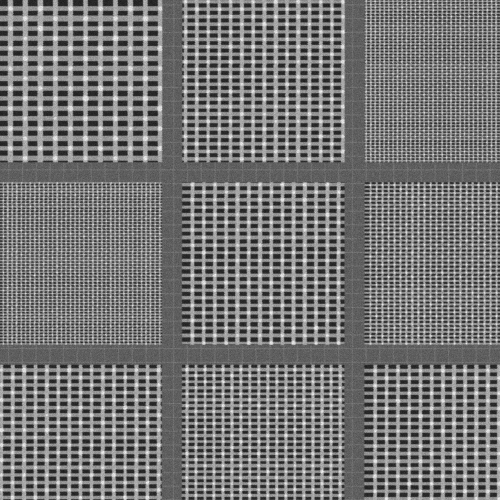
#> input picture Dataset_AMP_Phase 2/p001.png, 1000 x 1000 px (shown at 1/2 size)
$ python inference_v5.py --reference '../../Dataset_AMP_Phase 2/p001.png' --search '../../Dataset_AMP_Phase 2/p002.png'   (older library calls are emulated)
#> lines starting #> are read from the running program, lines starting #| are printed output that depends on the picture; after the words box and inside, x2 and y2 are one past the last pixel; in counts of white or black regions, pixels touching at a corner belong together
"""
Drift-Sense V5: Multi-Anchor Geometric Consensus & Structural Verification Pipeline
Features:
1. Fast Scale & Rotation Coarse-to-Fine Estimation
2. Multi-Anchor Distinctive Patch Selection with Self-Similarity Repetition Penalty
3. Multi-Anchor + Whole-Template Geometric Consensus Retrieval
4. Multi-Feature Structural Verification (Intensity ZNCC + Gradient Coherence + Orientation + Frequency Pitch + Local Phase)
5. Calibrated Periodic Ambiguity Detection (Peak Spread Delta-S < tau -> Center Proximity Prior)
6. 2D Paraboloid Subpixel Refinement
"""

import os
import sys
import argparse
import json
import time
import numpy as np
import cv2


def normalize_intensity(image: np.ndarray) -> np.ndarray:
    """Normalizes image intensity to float32 [0, 1] with percentile scaling."""
    img_f = image.astype(np.float32)
    p_low, p_high = np.percentile(img_f, (1, 99))
    if p_high > p_low:
        img_norm = np.clip((img_f - p_low) / (p_high - p_low), 0.0, 1.0)
    else:
        img_norm = img_f / 255.0
    return img_norm.astype(np.float32)


def extract_gradient_map(image: np.ndarray) -> tuple[np.ndarray, np.ndarray]:
    """Extracts Scharr gradient magnitude [0, 1] and orientation angle [-pi, pi]."""
    img_f = image.astype(np.float32) / 255.0 if image.dtype == np.uint8 else image.astype(np.float32)
    gx = cv2.Scharr(img_f, cv2.CV_32F, 1, 0)
    gy = cv2.Scharr(img_f, cv2.CV_32F, 0, 1)
    g_mag = cv2.magnitude(gx, gy)
    g_ang = np.arctan2(gy, gx)
    max_val = g_mag.max()
    if max_val > 1e-6:
        g_mag /= max_val
    return g_mag.astype(np.float32), g_ang.astype(np.float32)


def compute_frequency_pitch_spectrum(patch: np.ndarray) -> np.ndarray:
    """Computes 1D radial and directional frequency energy profile of a patch."""
    h, w = patch.shape
    if h < 16 or w < 16:
        return np.zeros(16, dtype=np.float32)
    win = cv2.createHanningWindow((w, h), cv2.CV_32F)
    patch_w = (patch.astype(np.float32) - np.mean(patch)) * win
    f = np.fft.fftshift(np.fft.fft2(patch_w))
    psd = np.abs(f) ** 2
    # 1D column and row projections of power spectrum (pitch peaks)
    proj_x = np.sum(psd, axis=0)
    proj_y = np.sum(psd, axis=1)
    feat = np.concatenate([proj_x[:8], proj_y[:8]])
    norm = np.linalg.norm(feat)
    if norm > 1e-6:
        feat /= norm
    return feat.astype(np.float32)


def extract_distinct_spatial_peaks(corr_map: np.ndarray, top_k: int = 6, min_dist: int = 15) -> list[dict]:
    """Extracts top distinct spatial peaks with non-maximum suppression."""
    work = corr_map.copy()
    h, w = work.shape
    peaks = []
    for _ in range(top_k):
        _, max_val, _, max_loc = cv2.minMaxLoc(work)
        if max_val <= -1.0 or np.isnan(max_val):
            break
        px, py = max_loc
        peaks.append({"x": int(px), "y": int(py), "score": float(max_val)})
        y1, y2 = max(0, py - min_dist), min(h, py + min_dist + 1)
        x1, x2 = max(0, px - min_dist), min(w, px + min_dist + 1)
        work[y1:y2, x1:x2] = -999.0
    return peaks


def select_distinctive_anchors(
    ref_100: np.ndarray,
    patch_size: int = 36,
    stride: int = 12,
    num_anchors: int = 3
) -> list[dict]:
    """
    Selects top non-overlapping anchor patches with high information and low self-similarity.
    """
    ref_norm = normalize_intensity(ref_100)
    ref_grad, _ = extract_gradient_map(ref_100)
    h, w = ref_norm.shape
    ref_cx, ref_cy = w / 2.0, h / 2.0

    candidates = []

    for y in range(0, h - patch_size + 1, stride):
        for x in range(0, w - patch_size + 1, stride):
            p_int = ref_norm[y:y+patch_size, x:x+patch_size]
            p_grad = ref_grad[y:y+patch_size, x:x+patch_size]

            grad_energy = float(np.mean(p_grad) + 0.5 * np.std(p_grad))
            int_std = float(np.std(p_int))
            info_score = grad_energy + int_std

            if info_score < 0.05:
                continue

            res_self = cv2.matchTemplate(ref_norm, p_int, cv2.TM_CCOEFF_NORMED)
            rh, rw = res_self.shape
            mask = np.ones((rh, rw), dtype=bool)
            y_min, y_max = max(0, y - 6), min(rh, y + 7)
            x_min, x_max = max(0, x - 6), min(rw, x + 7)
            mask[y_min:y_max, x_min:x_max] = False

            off_center = res_self[mask]
            max_self_sim = float(np.max(off_center)) if len(off_center) > 0 else 0.0
            uniqueness = max(0.01, 1.0 - max_self_sim)
            distinctiveness = (info_score * (uniqueness ** 1.5)) / (max_self_sim + 0.15)

            offset_x = (x + patch_size / 2.0) - ref_cx
            offset_y = (y + patch_size / 2.0) - ref_cy

            candidates.append({
                "x": x, "y": y, "patch_size": patch_size,
                "offset_x": offset_x, "offset_y": offset_y,
                "patch_int": p_int, "patch_grad": p_grad,
                "distinctiveness": distinctiveness,
                "max_self_sim": max_self_sim
            })

    candidates.sort(key=lambda c: c["distinctiveness"], reverse=True)
    selected_anchors = []
    for cand in candidates:
        cx, cy = cand["x"] + patch_size / 2.0, cand["y"] + patch_size / 2.0
        if not any(np.hypot(cx - (a["x"] + patch_size / 2.0), cy - (a["y"] + patch_size / 2.0)) < (patch_size * 0.55) for a in selected_anchors):
            selected_anchors.append(cand)
        if len(selected_anchors) >= num_anchors:
            break

    if len(selected_anchors) == 0:
        for qx, qy in [(15, 15), (50, 15), (15, 50), (50, 50)]:
            p_int = ref_norm[qy:qy+patch_size, qx:qx+patch_size]
            p_grad = ref_grad[qy:qy+patch_size, qx:qx+patch_size]
            selected_anchors.append({
                "x": qx, "y": qy, "patch_size": patch_size,
                "offset_x": (qx + patch_size / 2.0) - ref_cx,
                "offset_y": (qy + patch_size / 2.0) - ref_cy,
                "patch_int": p_int, "patch_grad": p_grad,
                "distinctiveness": 1.0, "max_self_sim": 0.5
            })

    return selected_anchors


def local_phase_correlation(ref_patch: np.ndarray, search_patch: np.ndarray) -> tuple[float, float, float]:
    """Computes local phase correlation between reference and candidate search patch."""
    h, w = ref_patch.shape
    sh, sw = search_patch.shape
    if (h, w) != (sh, sw):
        ref_patch = cv2.resize(ref_patch, (sw, sh), interpolation=cv2.INTER_AREA)

    ref_f = ref_patch.astype(np.float32)
    search_f = search_patch.astype(np.float32)

    hann = cv2.createHanningWindow((sw, sh), cv2.CV_32F)
    ref_win = (ref_f - np.mean(ref_f)) * hann
    search_win = (search_f - np.mean(search_f)) * hann

    G_a = np.fft.fft2(ref_win)
    G_b = np.fft.fft2(search_win)
    cross_power = G_a * np.conj(G_b)
    magnitude = np.abs(cross_power) + 1e-7
    r = np.real(np.fft.ifft2(cross_power / magnitude))
    r_shift = np.fft.fftshift(r)

    cy, cx = sh // 2, sw // 2
    win_r = 5
    sub_r = r_shift[max(0, cy - win_r):min(sh, cy + win_r + 1),
                    max(0, cx - win_r):min(sw, cx + win_r + 1)]

    _, max_val, _, max_loc = cv2.minMaxLoc(sub_r)
    dx = float(max_loc[0] - win_r)
    dy = float(max_loc[1] - win_r)
    phase_score = float(max_val)

    return dx, dy, phase_score


def subpixel_refine_2d(corr_plane: np.ndarray, int_x: int, int_y: int) -> tuple[float, float]:
    """Fits 2D quadratic paraboloid surface on 5x5 neighborhood around correlation peak."""
    h, w = corr_plane.shape
    if int_x < 2 or int_x >= w - 2 or int_y < 2 or int_y >= h - 2:
        return float(int_x), float(int_y)

    patch = corr_plane[int_y-2:int_y+3, int_x-2:int_x+3].astype(np.float64)
    y_coords, x_coords = np.mgrid[-2:3, -2:3]

    X_mat = np.column_stack([
        x_coords.ravel()**2,
        y_coords.ravel()**2,
        x_coords.ravel() * y_coords.ravel(),
        x_coords.ravel(),
        y_coords.ravel(),
        np.ones(25)
    ])
    Z_vec = patch.ravel()

    try:
        coeff, _, _, _ = np.linalg.lstsq(X_mat, Z_vec, rcond=None)
        a, b, c, d, e, _ = coeff
        denom = 4 * a * b - c**2
        if abs(denom) > 1e-6 and a < 0 and b < 0:
            dx = (c * e - 2 * b * d) / denom
            dy = (c * d - 2 * a * e) / denom
            dx = np.clip(dx, -1.5, 1.5)
            dy = np.clip(dy, -1.5, 1.5)
            return float(int_x + dx), float(int_y + dy)
    except Exception:
        pass

    return float(int_x), float(int_y)


def perform_drift_sense_v5(
    ref_img: np.ndarray,
    search_img: np.ndarray,
    scales: tuple[float, ...] = (0.97, 1.00, 1.03),
    rotations: tuple[float, ...] = (-2.0, 0.0, 2.0),
    top_k_candidates: int = 10,
    ambiguity_tau: float = 0.035,
    use_multi_anchor: bool = True,
    verbose: bool = False
) -> tuple[float, float, dict]:
    """
    Main Drift-Sense V5 Inference Pipeline:
    1. Downsample reference to 100x100 and extract distinctive anchors.
    2. Multi-scale & micro-rotation retrieval with geometric consensus voting.
    3. Multi-feature structural verification (ZNCC + Gradient + Orientation + Pitch Spectrum + Local Phase).
    4. Periodic ambiguity detection (delta-S < tau -> apply Problem Statement center rule).
    5. Subpixel 2D paraboloid refinement.
    """
    sh, sw = search_img.shape
    search_cx, search_cy = sw / 2.0, sh / 2.0

    search_proc = cv2.GaussianBlur(search_img, (3, 3), 0.5)
    ref_proc = cv2.GaussianBlur(ref_img, (3, 3), 0.5)

    search_norm = normalize_intensity(search_proc)
    search_grad, search_ang = extract_gradient_map(search_proc)

    ref_100 = cv2.resize(ref_proc, (100, 100), interpolation=cv2.INTER_AREA)
    ref_100_norm = normalize_intensity(ref_100)
    ref_100_grad, ref_100_ang = extract_gradient_map(ref_100)
    ref_freq = compute_frequency_pitch_spectrum(ref_100_norm)

    anchors = select_distinctive_anchors(ref_100, patch_size=36, stride=12, num_anchors=3) if use_multi_anchor else []

    all_candidates = []

    # 1. Multi-Scale Whole-Template & Anchor Search
    for s in scales:
        tw = max(10, int(round(100 * s)))
        th = max(10, int(round(100 * s)))
        ref_s = cv2.resize(ref_proc, (tw, th), interpolation=cv2.INTER_AREA)

        for r in rotations:
            if abs(r) > 0.01:
                M = cv2.getRotationMatrix2D((tw / 2.0, th / 2.0), r, 1.0)
                ref_r = cv2.warpAffine(ref_s, M, (tw, th), borderMode=cv2.BORDER_REFLECT)
            else:
                ref_r = ref_s

            r_norm = normalize_intensity(ref_r)
            r_grad, r_ang = extract_gradient_map(ref_r)

            c_i = cv2.matchTemplate(search_norm, r_norm, cv2.TM_CCOEFF_NORMED)
            c_g = cv2.matchTemplate(search_grad, r_grad, cv2.TM_CCOEFF_NORMED)
            c_combo = 0.55 * c_i + 0.45 * c_g

            peaks = extract_distinct_spatial_peaks(c_combo, top_k=4, min_dist=15)
            for p in peaks:
                all_candidates.append({
                    "x": p["x"] + tw / 2.0,
                    "y": p["y"] + th / 2.0,
                    "peak_x": p["x"],
                    "peak_y": p["y"],
                    "tw": tw,
                    "th": th,
                    "scale": s,
                    "rot": r,
                    "score": p["score"],
                    "corr_plane": c_combo,
                    "ref_n": r_norm,
                    "ref_g": r_grad,
                    "ref_ang": r_ang
                })

    # 2. Add Anchor Consensus Votes if enabled
    if use_multi_anchor and len(anchors) > 0:
        anchor_votes = []
        for a_idx, anchor in enumerate(anchors):
            p_int = anchor["patch_int"]
            p_grad = anchor["patch_grad"]
            off_x = anchor["offset_x"]
            off_y = anchor["offset_y"]
            a_weight = float(np.clip(anchor["distinctiveness"], 0.5, 2.5))

            for s in [0.97, 1.00, 1.03]:
                aw = max(8, int(round(anchor["patch_size"] * s)))
                ah = max(8, int(round(anchor["patch_size"] * s)))
                p_s_int = cv2.resize(p_int, (aw, ah), interpolation=cv2.INTER_AREA)
                p_s_grad = cv2.resize(p_grad, (aw, ah), interpolation=cv2.INTER_AREA)

                c_i = cv2.matchTemplate(search_norm, p_s_int, cv2.TM_CCOEFF_NORMED)
                c_g = cv2.matchTemplate(search_grad, p_s_grad, cv2.TM_CCOEFF_NORMED)
                c_combo = 0.55 * c_i + 0.45 * c_g

                peaks = extract_distinct_spatial_peaks(c_combo, top_k=3, min_dist=12)
                for p in peaks:
                    pred_x = (p["x"] + aw / 2.0) - off_x * s
                    pred_y = (p["y"] + ah / 2.0) - off_y * s
                    anchor_votes.append({
                        "anchor_id": a_idx,
                        "pred_x": pred_x,
                        "pred_y": pred_y,
                        "score": p["score"],
                        "weight": p["score"] * a_weight
                    })

        # Augment candidates with anchor agreement
        for cand in all_candidates:
            cx, cy = cand["x"], cand["y"]
            matched_anchors = set()
            vote_sum = 0.0
            for v in anchor_votes:
                if np.hypot(v["pred_x"] - cx, v["pred_y"] - cy) <= 8.0:
                    matched_anchors.add(v["anchor_id"])
                    vote_sum += v["weight"]
            cand["anchor_support"] = len(matched_anchors) / max(1, len(anchors))
            cand["score"] += 0.20 * cand["anchor_support"]

    # 3. Spatial Deduplication to Top-K Candidates
    all_candidates.sort(key=lambda c: c["score"], reverse=True)
    unique_candidates = []
    for cand in all_candidates:
        if not any(np.hypot(cand["x"] - u["x"], cand["y"] - u["y"]) < 12 for u in unique_candidates):
            unique_candidates.append(cand)
        if len(unique_candidates) >= top_k_candidates:
            break

    if not unique_candidates:
        return search_cx, search_cy, {"status": "NO_CANDIDATE"}

    # 4. Multi-Feature Structural Verification on Top-K Patches
    for c in unique_candidates:
        cx, cy = c["x"], c["y"]
        tw, th = c["tw"], c["th"]
        y1 = max(0, int(round(cy - th / 2.0)))
        y2 = min(sh, int(round(cy + th / 2.0)))
        x1 = max(0, int(round(cx - tw / 2.0)))
        x2 = min(sw, int(round(cx + tw / 2.0)))

        sp_n = search_norm[y1:y2, x1:x2]
        sp_g = search_grad[y1:y2, x1:x2]
        sp_ang = search_ang[y1:y2, x1:x2]

        if sp_n.shape != (th, tw):
            sp_n = cv2.resize(sp_n, (tw, th), interpolation=cv2.INTER_AREA)
            sp_g = cv2.resize(sp_g, (tw, th), interpolation=cv2.INTER_AREA)
            sp_ang = cv2.resize(sp_ang, (tw, th), interpolation=cv2.INTER_NEAREST)

        # 4a. Local Phase correlation
        dx, dy, ps = local_phase_correlation(c["ref_n"], sp_n)

        # 4b. Gradient correlation
        g_corr = float(np.corrcoef(c["ref_g"].ravel(), sp_g.ravel())[0, 1])
        if np.isnan(g_corr):
            g_corr = 0.0

        # 4c. Orientation coherence
        ang_diff = np.abs(np.arctan2(np.sin(c["ref_ang"] - sp_ang), np.cos(c["ref_ang"] - sp_ang)))
        orient_score = float(1.0 - np.mean(ang_diff) / np.pi)

        # 4d. Frequency Pitch spectrum similarity
        cand_freq = compute_frequency_pitch_spectrum(sp_n)
        freq_sim = float(np.dot(ref_freq, cand_freq)) if np.linalg.norm(cand_freq) > 0 else 0.0

        # Composite Multi-Feature Score
        c["phase_score"] = ps
        c["grad_corr"] = g_corr
        c["orient_score"] = orient_score
        c["freq_sim"] = freq_sim
        c["dist_to_center"] = float(np.hypot(cx - search_cx, cy - search_cy))

        c["final_score"] = (
            0.45 * c["score"] +
            0.25 * g_corr +
            0.15 * max(0.0, ps) +
            0.10 * orient_score +
            0.05 * max(0.0, freq_sim)
        )

    # 5. Periodic Ambiguity & Center Disambiguation
    unique_candidates.sort(key=lambda c: c["final_score"], reverse=True)
    best = unique_candidates[0]
    is_ambiguous = False

    if len(unique_candidates) > 1:
        delta_s = unique_candidates[0]["final_score"] - unique_candidates[1]["final_score"]
        if delta_s < ambiguity_tau:
            is_ambiguous = True
            # Pool candidates within ambiguity margin of top1
            ambiguous_pool = [c for c in unique_candidates if (unique_candidates[0]["final_score"] - c["final_score"]) < ambiguity_tau]
            # Problem Statement rule: If more than one matching region is found, return the one closest to search center
            best = min(ambiguous_pool, key=lambda c: c["dist_to_center"])

    # 6. Subpixel Paraboloid Refinement
    sub_x, sub_y = subpixel_refine_2d(best["corr_plane"], best["peak_x"], best["peak_y"])
    final_x = float(sub_x + best["tw"] / 2.0)
    final_y = float(sub_y + best["th"] / 2.0)

    meta = {
        "x": round(final_x, 2),
        "y": round(final_y, 2),
        "scale": round(best["scale"], 4),
        "rotation": round(best["rot"], 2),
        "score": round(best["final_score"], 4),
        "raw_score": round(best["score"], 4),
        "grad_corr": round(best["grad_corr"], 4),
        "phase_score": round(best["phase_score"], 4),
        "orient_score": round(best["orient_score"], 4),
        "freq_sim": round(best["freq_sim"], 4),
        "is_ambiguous": is_ambiguous,
        "dist_to_center": round(best["dist_to_center"], 2),
        "status": "OK"
    }

    return final_x, final_y, meta


def main():
    parser = argparse.ArgumentParser(description="Drift-Sense V5 Inference Engine")
    parser.add_argument("--reference", type=str, required=True, help="Path to 100x reference image")
    parser.add_argument("--search", type=str, required=True, help="Path to 10x search image")
    parser.add_argument("--verbose", action="store_true", help="Output detailed JSON metadata")
    args = parser.parse_args()

    ref_img = cv2.imread(args.reference, cv2.IMREAD_GRAYSCALE)
#> ref_img is the input picture: shape (1000, 1000); min 8, max 255, mean 117.9
    search_img = cv2.imread(args.search, cv2.IMREAD_GRAYSCALE)
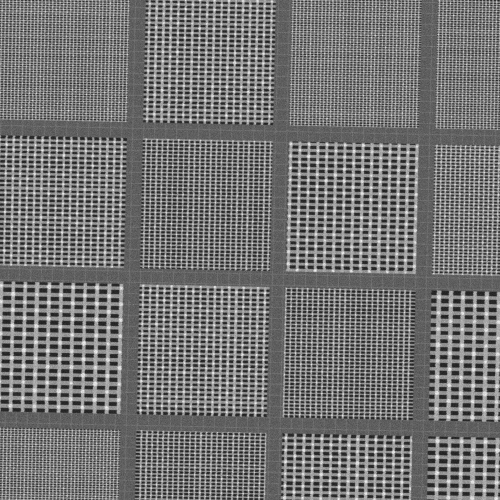
#> input picture Dataset_AMP_Phase 2/p002.png, 1000 x 1000 px (shown at 1/2 size)
#> search_img is the input picture: shape (1000, 1000); min 10, max 255, mean 116.3

    if ref_img is None or search_img is None:
        print("Error: Invalid image path.", file=sys.stderr)
        sys.exit(1)

    x, y, meta = perform_drift_sense_v5(ref_img, search_img, verbose=args.verbose)
#> in normalize_intensity, `p_low, p_high = np.percentile(img_f, (1, 99))`: p_low = 35; p_high = 217
#> in extract_gradient_map, `max_val = g_mag.max()`: max_val = 9.19
#> in extract_gradient_map (call 2), `g_ang = np.arctan2(gy, gx)`:
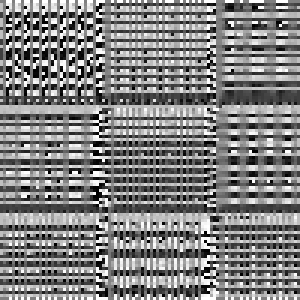
#> g_ang: shape (100, 100) float32 (shown 3 times larger); min -3.14, max 3.14, mean 0.0598; drawn with min black and max white
#> in extract_gradient_map (call 2), `max_val = g_mag.max()`: max_val = 4.86
#> in compute_frequency_pitch_spectrum, `psd = np.abs(f) ** 2`:
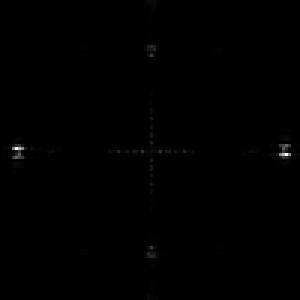
#> psd: shape (100, 100) float64 (shown 3 times larger); min 2e-05, max 41875.2, mean 106.4; drawn with min black and max white
#> in compute_frequency_pitch_spectrum, `proj_x = np.sum(psd, axis=0)`: proj_x = 100 values, max 133727.2 at index 50, min 207.4 at index 0, mean 10644.4
#> in compute_frequency_pitch_spectrum, `proj_y = np.sum(psd, axis=1)`: proj_y = 100 values, max 181869.5 at index 49, min 406.4 at index 28, mean 10644.4
#> in compute_frequency_pitch_spectrum, `feat = np.concatenate([proj_x[:8], proj_y[:8]])`: feat = [207.4, 2879.8, 2443.4, 3179.5, 44549.8, 87124.9, 83064, 45077.4, 10852.8, 7692, 4127.1, 1356.9, 1394.8, 915, 1175, 857.2]
#> in compute_frequency_pitch_spectrum, `norm = np.linalg.norm(feat)`: norm = 136865.5
#> in compute_frequency_pitch_spectrum, `feat /= norm`: feat = [0.00152, 0.021, 0.0179, 0.0232, 0.326, 0.637, 0.607, 0.329, 0.0793, 0.0562, 0.0302, 0.00991, 0.0102, 0.00669, 0.00859, 0.00626]
#> in perform_drift_sense_v5, `ref_freq = compute_frequency_pitch_spectrum(ref_100_norm)`: ref_freq has the same summary as feat in compute_frequency_pitch_spectrum
#> after the loop in select_distinctive_anchors, `for y in range(0, h - patch_size + 1, stride):`:
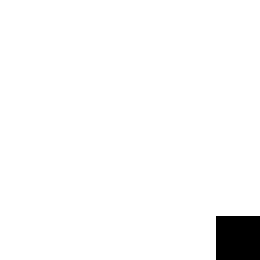
#> mask: shape (65, 65) bool (shown 4 times larger); 97.1% white; 1 black region, box (x1, y1, x2, y2) and area: (54, 54, 65, 65) 121
#> after the loop in select_distinctive_anchors, `for y in range(0, h - patch_size + 1, stride):`: candidates = 36 items
#> the loop in select_distinctive_anchors, `for cand in candidates:` made 3 passes
#> (cx, cy) on passes 1 to 3: (18, 54), (78, 42), (78, 78)
#> after the loop in select_distinctive_anchors, `for cand in candidates:`: selected_anchors = 3 items
#> after the loop in perform_drift_sense_v5, `for s in scales:`:
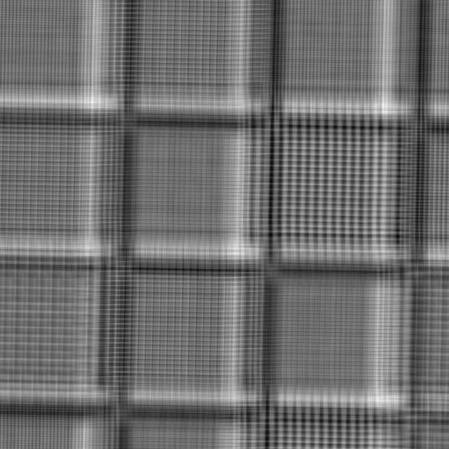
#> c_combo: shape (898, 898) float32 (shown at 1/2 size); min -0.123, max 0.162, mean 0.000275; drawn with min black and max white
#> after the loop in perform_drift_sense_v5, `for s in scales:`:
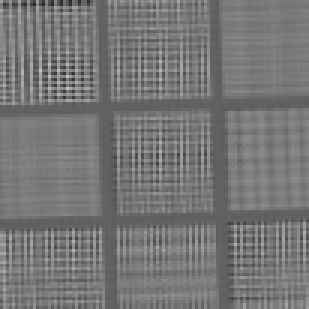
#> ref_r: shape (103, 103) (shown 3 times larger); min 41, max 194, mean 117.9
#> after the loop in perform_drift_sense_v5, `for s in scales:`: all_candidates = 36 items
#> the loop in perform_drift_sense_v5, `for a_idx, anchor in enumerate(anchors):` made 3 passes
#> (off_x, off_y) on passes 1 to 3: (-32, 4), (28, -8), (28, 28)
#> pass 1, in extract_distinct_spatial_peaks (call 10), `work = corr_map.copy()`:
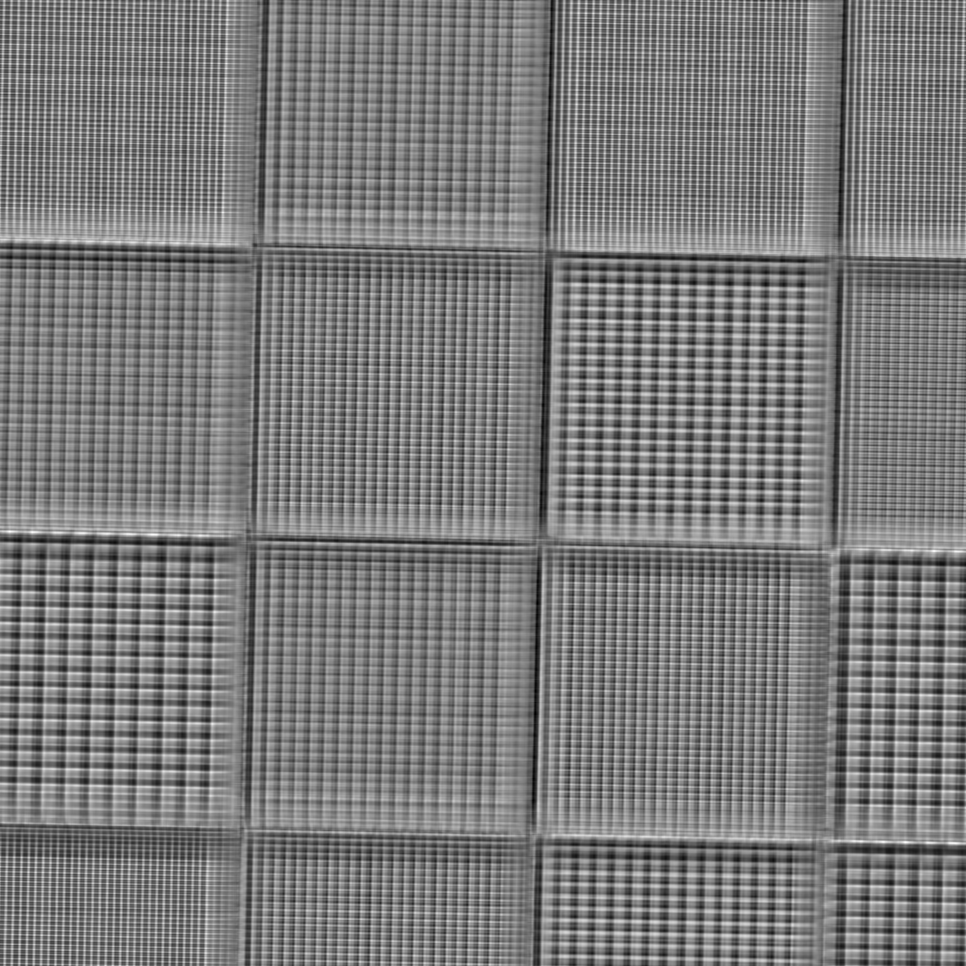
#> work: shape (966, 966) float32; min -0.348, max 0.372, mean -0.00122; drawn with min black and max white
#> after the loop in perform_drift_sense_v5, `for a_idx, anchor in enumerate(anchors):`: anchor_votes = 27 items
#> (the rest of the program and of its run is left out)
